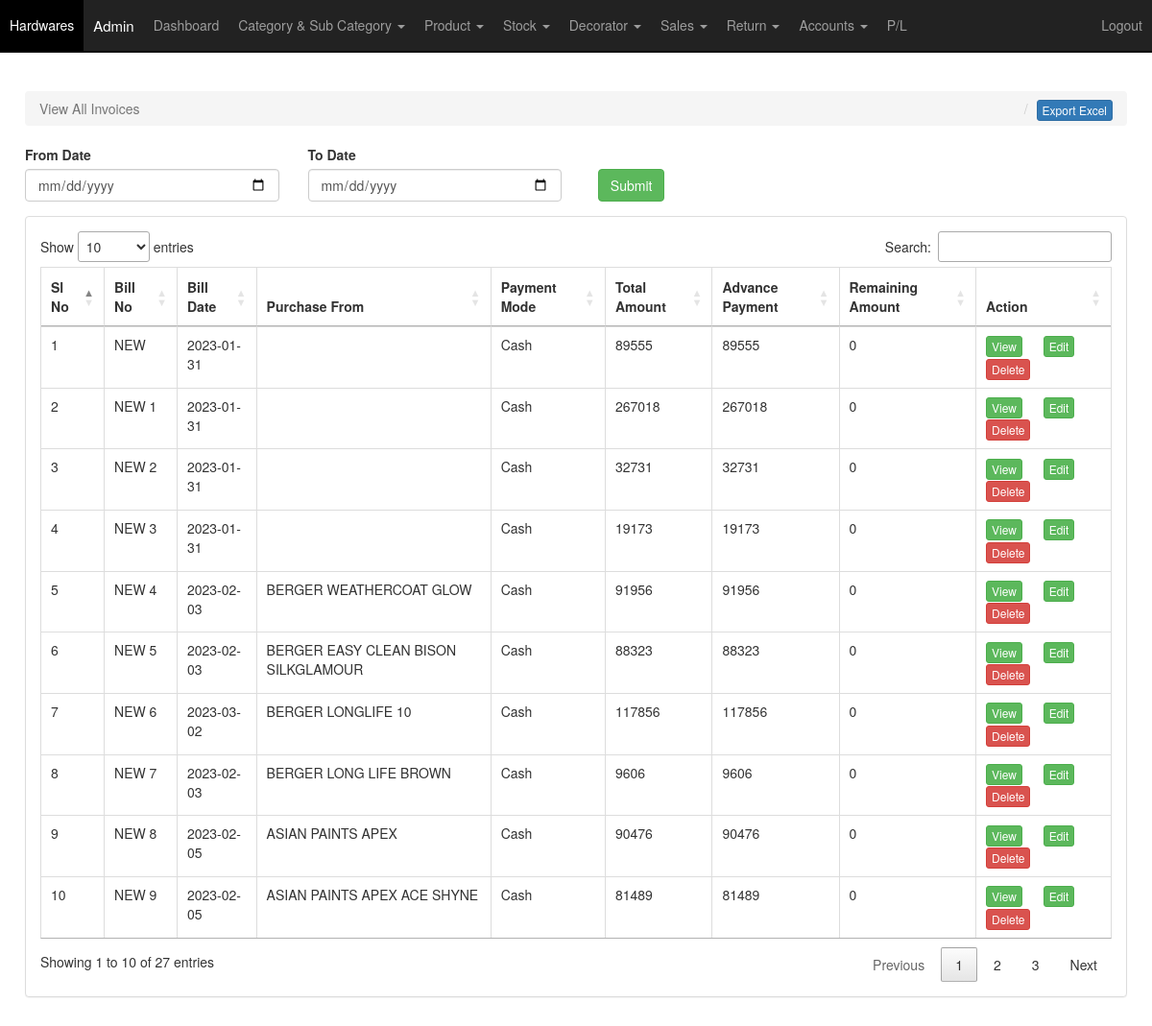
/view_invoices.php (signed in), run on the app's committed database.
### tables this page shows
CREATE TABLE `invoice` (
  `invoice_id` int NOT NULL,
  `bill_no` varchar(55) NOT NULL,
  `bill_date` varchar(15) NOT NULL,
  `purchase_from` varchar(155) NOT NULL,
  `payment_mode` varchar(55) NOT NULL,
  `total_amount` varchar(55) NOT NULL,
  `advance_payment` varchar(55) NOT NULL,
  `remaining_amount` varchar(55) NOT NULL,
  `insert_date` datetime NOT NULL DEFAULT CURRENT_TIMESTAMP
);

### view_invoices.php (the view, shortened to what this page needs)
<?php include "include/header.php"; ?>
    <div id="wrapper">
        <?php include "top-menu.php"; ?>
        <div id="page-wrapper">
            <div class="container-fluid">
                <p>&nbsp;</p>
                <div class="row">
                    <div class="col-lg-12">
                        <ol class="breadcrumb">
                            <li class="active">
                                <i class="fa fa-dashboard"></i> View All Invoices
                            </li>
                            <li style="float:right;"><button class="btn btn-primary btn-xs" onclick="ExportToExcel('xlsx')">Export Excel</button></li>
                        </ol>
                    </div>
                </div>
                 <?php if(($_REQUEST['flag'] == "edit") || ($_REQUEST['flag'] == "view")) { } else { ?>
                <div class="row">
                    <form role="form" action="<?php echo $_SERVER['PHP_SELF']; ?>" method="POST">
                    <div class="col-md-3">
                        <div class="form-group">
                          <label>From Date</label>
                          <input class="form-control" name="fdate" value="" type="date" placeholder="Enter From Date" required>
                        </div>
                    </div>
                    <div class="col-md-3">
                        <div class="form-group">
                          <label>To Date</label>
                          <input class="form-control" name="tdate" value="" type="date" placeholder="Enter To Date" required>
                        </div>
                    </div>
                    <div class="col-md-2">
                        <div class="form-group">
                            <label>&nbsp;</label>
                            <input name="search" class="btn btn-success" type="submit" value="Submit" style="margin-top:25px;">
                        </div>
                    </div>
                    <div class="col-md-4"></div>
                    </form>
                </div>
                <?php } ?>
                <div class="row">
                    <?php if($_REQUEST['flag'] == "edit") {
                          $show = mysqli_fetch_array(mysqli_query($conn, "SELECT * from `invoice` where `invoice_id` = '$_REQUEST[edit_id]'")); ?>
                    <div class="col-lg-12 col-md-12">
                      <form role="form" action="<?php echo $_SERVER['PHP_SELF']; ?>" method="POST">
                        <input name="invoice_id" value="<?php echo $show['invoice_id']; ?>" type="hidden">
                    <div class="col-md-4">
                        <div class="form-group">
                          <label>Bill Number</label>
                          <input class="form-control" name="bill_num" value="<?php echo $show['bill_no']; ?>" type="text" placeholder="Enter Bill Number">
                        </div>
                    </div>
                    <div class="col-md-4">
                        <div class="form-group">
                          <label>Date</label>
                          <input class="form-control" name="cdate" value="<?php echo $show['bill_date']; ?>" type="date" placeholder="Enter Date">
                        </div>
                    </div>
                    <div class="col-md-4">
                        <div class="form-group">
                          <label>Purchase From</label>
                          <input class="form-control" name="purchase_from" value="<?php echo $show['purchase_from']; ?>" type="text" placeholder="Enter Purchase From" required>
                        </div>
                    </div>
                    <hr>
                    <div class="col-md-12">
                            <table class="table table-bordered" id="sumtable">
                              <thead>
                                <tr class="success">
                                  <th>Item Name</th>
                                  <th>Quantity</th>
                                  <?php if($_SESSION['cus']['role']=="User") { } else { ?>
                                  <th>Purchase Price (Per Unit)</th>
                                  <?php } ?>
                                  <th>Selling Price (Per Unit)</th>
                                  <th>Item Description</th>
                                </tr>
                              </thead>
                              <tbody class="field_wrapper" id="product_table">
                                <?php $sql_stock = mysqli_query($conn, "SELECT * FROM stock WHERE invoice_id='".$show['invoice_id']."'");
                                while($show_stock = mysqli_fetch_array($sql_stock)) { ?>
                                <tr>
                                  <td><?php $sql_pname = mysqli_fetch_array(mysqli_query($conn, "SELECT * FROM product WHERE product_id = '".$show_stock['pname']."'")); echo $sql_pname['product_name']; ?></td>
                                  <td><?php echo $show_stock['quantity']; ?></td>
                                  <?php if($_SESSION['cus']['role']=="User") { } else { ?>
                                  <td><?php echo $show_stock['pprice']; ?></td>
                                  <?php } ?>
                                  <td><?php echo $show_stock['sprice']; ?></td>
                                  <td><?php echo $show_stock['item_desc']; ?></td>
                                </tr>
                                <?php } ?>
                              </tbody>
                            </table>
                    </div>
                    <div class="col-md-12">
                            <table class="table table-bordered" id="sumtable">
                              <thead>
                                <tr class="success">
                                  <th>Total Amount</th>
                                  <th>Advance Payment</th>
                                  <th>Due Amount</th>
                                </tr>
                              </thead>
                              <tbody>
                                  <td><?php echo $show['total_amount']; ?></td>
                                  <td><?php echo $show['advance_payment']; ?><input name="prepaid" type="hidden" value="<?php echo $show['advance_payment']; ?>"></td>
                                  <td><?php echo $show['remaining_amount']; ?><input id="pdue" name="pdue" type="hidden" value="<?php echo $show['remaining_amount']; ?>"></td>
                                </tr>
                              </tbody>
                            </table>
                    </div>
                    <hr>
                    <div class="col-md-3">
                        <div class="form-group">
                        	<label>Payment mode <span class="text-danger">*</span></label>
                        	<select class="form-control" name="paytype" id="paytype" required="">
                        		<option>Select Pay Mode</option>
                        		<option value="Cash" <?php if($show['payment_mode']=="Cash") { echo "selected"; } else { } ?>>Cash</option>
                        		<option value="Google pay" <?php if($show['payment_mode']=="Google pay") { echo "selected"; } else { } ?>>Google pay</option>
                        		<option value="UPI/Net banking" <?php if($show['payment_mode']=="UPI/Net banking") { echo "selected"; } else { } ?>>UPI/Net banking</option>
                        		<option value="Credit card" <?php if($show['payment_mode']=="Credit card") { echo "selected"; } else { } ?>>Credit card</option>
                        		<option value="Debit card" <?php if($show['payment_mode']=="Debit card") { echo "selected"; } else { } ?>>Debit card</option>
                        		<option value="Cheque" <?php if($show['payment_mode']=="Cheque") { echo "selected"; } else { } ?>>Cheque</option>
                        		<option value="Paytm" <?php if($show['payment_mode']=="Paytm") { echo "selected"; } else { } ?>>Paytm</option>
                        	</select>
                        </div>
                    </div>
                    <div class="col-md-3">
                        <div class="form-group">
                          <label>Total Amount</label>
                          <input class="form-control" name="total_amount" value="<?php echo $show['total_amount']; ?>" type="text" placeholder="Enter Total Amount">
                        </div>
                    </div>
                    <div class="col-md-3">
                        <div class="form-group">
                          <label>Advance Payment</label>
                          <input class="form-control" id="ppaid" name="advance_payment" type="text" onkeyup="calc1()" placeholder="Enter Advance Payment">
                        </div>
                    </div>
                    <div class="col-md-3">
                        <div class="form-group">
                          <label>Due Amount</label>
                          <input class="form-control" id="ddue" name="remaining_amount" type="text" placeholder="Enter Due Amount">
                        </div>
                    </div>
                    <div class="col-md-12">
                        <div class="form-group">
                            <input name="update" class="btn btn-primary" type="submit" value="Update" />
                        </div>
                    </div>
                      </form>
                    </div>
                    <?php } else { ?>
                    <div class="col-lg-12 col-md-12">
                      <div class="panel panel-default">
                          <div class="panel-body">
                            <table class="table table-bordered" id="example">
                              <thead>
                                <tr>
                                  <th>Sl No</th>
                                  <th>Bill No</th>
                                  <th>Bill Date</th>
                                  <th>Purchase From</th>
                                  <th>Payment Mode</th>
                                  <th>Total Amount</th>
                                  <th>Advance Payment</th>
                                  <th>Remaining Amount</th>
                                  <th>Action</th>
                                </tr>
                              </thead>
                              <tbody>
                            <?php $i = 1;
                            if(isset($_POST['search'])) {
                              $fdate = $_POST['fdate'];
                              $tdate = $_POST['tdate'];
                              $sql_invoice=mysqli_query($conn, "SELECT * FROM invoice WHERE bill_date BETWEEN '$fdate' AND '$tdate' ORDER BY invoice_id ASC");
                            } else {
                              $sql_invoice=mysqli_query($conn, "SELECT * FROM invoice ORDER BY invoice_id ASC");
                            }
                              while($show_invoice = mysqli_fetch_array($sql_invoice)) { ?>
                                <tr>
                                  <td><?php echo $i; ?></td>
                                  <td><?php echo $show_invoice['bill_no']; ?></td>
                                  <td><?php echo $show_invoice['bill_date']; ?></td>
                                  <td><?php echo $show_invoice['purchase_from']; ?></td>
                                  <td><?php echo $show_invoice['payment_mode']; ?></td>
                                  <td><?php echo $show_invoice['total_amount']; ?></td>
                                  <td><?php echo $show_invoice['advance_payment']; ?></td>
                                  <td><?php echo $show_invoice['remaining_amount']; ?></td>
                                  <td>
                                    <?php if($_SESSION['cus']['role']=="User") { ?>
                                      <a class="btn btn-success btn-xs" href="view_invoices.php?flag=view&view_id=<?php echo $show_invoice['invoice_id']; ?>" style="margin-right:10px;">View</a> &nbsp;
                                    <?php } else { ?>
                                      <a class="btn btn-success btn-xs" href="view_invoices.php?flag=view&view_id=<?php echo $show_invoice['invoice_id']; ?>" style="margin-right:10px;">View</a> &nbsp;
                                      <a class="btn btn-success btn-xs" href="view_invoices.php?flag=edit&edit_id=<?php echo $show_invoice['invoice_id']; ?>" style="margin-right:10px;">Edit</a> &nbsp;
                                      <a class="btn btn-danger btn-xs" href="view_invoices.php?flag=delete&del_id=<?php echo $show_invoice['invoice_id']; ?>" onclick="return confirm('Are you sure to delete the record?')">Delete</a>
                                    <?php } ?>
                                  </td>
                                </tr>
                                <?php $i++; } ?>
                              </tbody>
                            </table>
                          </div>
                      </div>
                    </div>
                    <?php } ?>
                </div>
            </div>
        </div>
    </div>
<?php include "include/footer.php"; ?>

### css/sb-admin.css (style rules this page uses)
body { margin-top: 100px; background-color: #222; }
@media (min-width:768px) { body { margin-top:0px; } }
#wrapper { padding-left: 0; }
#page-wrapper { width: 100%; padding: 0; background-color: #fff; min-height:800px; }
@media (min-width:768px) { #wrapper { padding-top:55px; } }
@media (min-width:768px) { #page-wrapper { padding: 10px; } }

### data on the page
invoice: bill_no "NEW", bill_date "2023-01-31", payment_mode "Cash", total_amount "89555", advance_payment "89555", remaining_amount "0"
invoice: bill_no "NEW 1", bill_date "2023-01-31", payment_mode "Cash", total_amount "267018", advance_payment "267018", remaining_amount "0"
invoice: bill_no "NEW 2", bill_date "2023-01-31", payment_mode "Cash", total_amount "32731", advance_payment "32731", remaining_amount "0"
invoice: bill_no "NEW 3", bill_date "2023-01-31", payment_mode "Cash", total_amount "19173", advance_payment "19173", remaining_amount "0"
invoice: bill_no "NEW 4", bill_date "2023-02-03", purchase_from "BERGER WEATHERCOAT GLOW", payment_mode "Cash", total_amount "91956", advance_payment "91956", remaining_amount "0"
invoice: bill_no "NEW 5", bill_date "2023-02-03", purchase_from "BERGER EASY CLEAN BISON SILKGLAMOUR", payment_mode "Cash", total_amount "88323", advance_payment "88323", remaining_amount "0"
invoice: bill_no "NEW 6", bill_date "2023-03-02", purchase_from "BERGER LONGLIFE 10", payment_mode "Cash", total_amount "117856", advance_payment "117856", remaining_amount "0"
invoice: bill_no "NEW 7", bill_date "2023-02-03", purchase_from "BERGER LONG LIFE BROWN", payment_mode "Cash", total_amount "9606", advance_payment "9606", remaining_amount "0"
invoice: bill_no "NEW 8", bill_date "2023-02-05", purchase_from "ASIAN PAINTS APEX", payment_mode "Cash", total_amount "90476", advance_payment "90476", remaining_amount "0"
invoice: bill_no "NEW 9", bill_date "2023-02-05", purchase_from "ASIAN PAINTS APEX ACE SHYNE", payment_mode "Cash", total_amount "81489", advance_payment "81489", remaining_amount "0"

### other printed values
$_SESSION['cus']['name'] "Admin"
